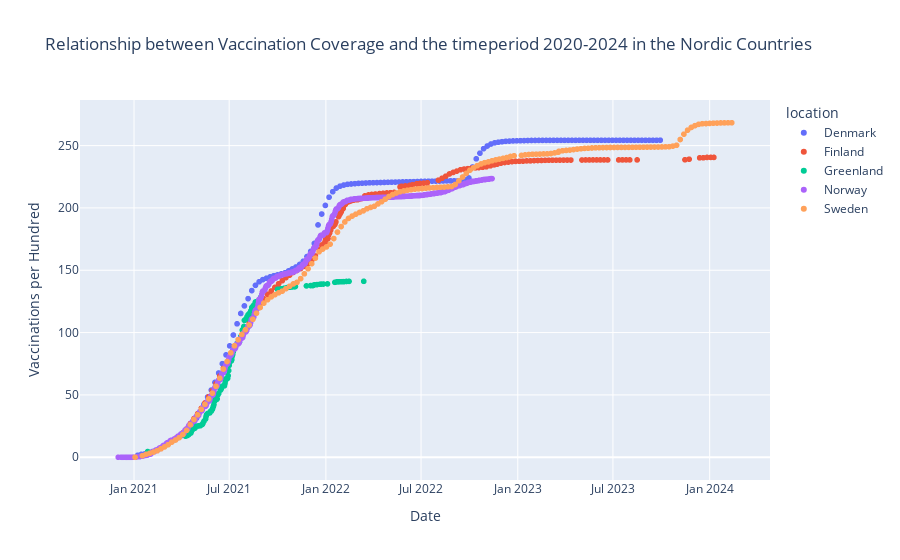

The code cell stored with this chart in its notebook:
### Markdown cell above
Test til MARCUS

### Code cell
# Filtrer dataene kun for nordic_countries
nordic_data = data_hypothesis_2[data_hypothesis_2['location'].isin(nordic_countries)]

# Opret et scatterplot med plotly
fig = px.scatter(nordic_data, x='date', y='total_vaccinations_per_hundred', color='location', hover_name='location',
                 labels={'date': 'Date', 'total_vaccinations_per_hundred': 'Vaccinations per Hundred'},
                 title='Relationship between Vaccination Coverage and the timeperiod 2020-2024 in the Nordic Countries')

# Vis plottet
fig.show()

### Figure 1 — Plotly figure (JSON) as saved in the notebook; plotly's stock layout.template omitted (floating-point values rounded to 4 significant figures; data arrays with more than 128 entries replaced by an {"elided": "..."} marker saying what was removed)
{"data": [{"hovertemplate": "<b>%{hovertext}</b><br><br>location=Denmark<br>Date=%{x}<br>Vaccinations per Hundred=%{y}<extra></extra>", "hovertext": {"elided": "146 str values"}, "legendgroup": "Denmark", "marker": {"color": "#636efa", "symbol": "circle"}, "mode": "markers", "name": "Denmark", "showlegend": true, "type": "scattergl", "x": {"elided": "146 str values"}, "xaxis": "x", "y": {"elided": "146 float values"}, "yaxis": "y"}, {"hovertemplate": "<b>%{hovertext}</b><br><br>location=Finland<br>Date=%{x}<br>Vaccinations per Hundred=%{y}<extra></extra>", "hovertext": {"elided": "183 str values"}, "legendgroup": "Finland", "marker": {"color": "#EF553B", "symbol": "circle"}, "mode": "markers", "name": "Finland", "showlegend": true, "type": "scattergl", "x": {"elided": "183 str values"}, "xaxis": "x", "y": {"elided": "183 float values"}, "yaxis": "y"}, {"hovertemplate": "<b>%{hovertext}</b><br><br>location=Greenland<br>Date=%{x}<br>Vaccinations per Hundred=%{y}<extra></extra>", "hovertext": {"elided": "129 str values"}, "legendgroup": "Greenland", "marker": {"color": "#00cc96", "symbol": "circle"}, "mode": "markers", "name": "Greenland", "showlegend": true, "type": "scattergl", "x": {"elided": "129 str values"}, "xaxis": "x", "y": {"elided": "129 float values"}, "yaxis": "y"}, {"hovertemplate": "<b>%{hovertext}</b><br><br>location=Norway<br>Date=%{x}<br>Vaccinations per Hundred=%{y}<extra></extra>", "hovertext": {"elided": "698 str values"}, "legendgroup": "Norway", "marker": {"color": "#ab63fa", "symbol": "circle"}, "mode": "markers", "name": "Norway", "showlegend": true, "type": "scattergl", "x": {"elided": "698 str values"}, "xaxis": "x", "y": {"elided": "698 float values"}, "yaxis": "y"}, {"hovertemplate": "<b>%{hovertext}</b><br><br>location=Sweden<br>Date=%{x}<br>Vaccinations per Hundred=%{y}<extra></extra>", "hovertext": {"elided": "162 str values"}, "legendgroup": "Sweden", "marker": {"color": "#FFA15A", "symbol": "circle"}, "mode": "markers", "name": "Sweden", "showlegend": true, "type": "scattergl", "x": {"elided": "162 str values"}, "xaxis": "x", "y": {"elided": "162 float values"}, "yaxis": "y"}], "layout": {"legend": {"title": {"text": "location"}, "tracegroupgap": 0}, "title": {"text": "Relationship between Vaccination Coverage and the timeperiod 2020-2024 in the Nordic Countries"}, "xaxis": {"anchor": "y", "domain": [0, 1], "title": {"text": "Date"}}, "yaxis": {"anchor": "x", "domain": [0, 1], "title": {"text": "Vaccinations per Hundred"}}}}
